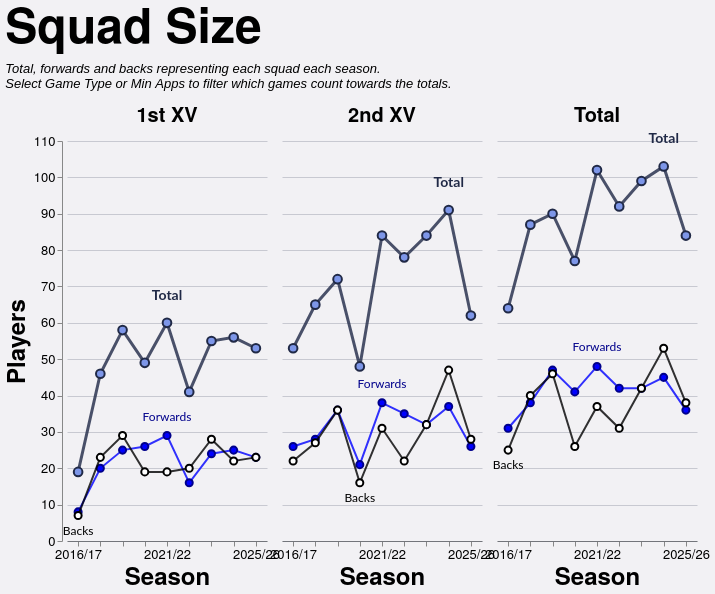

Describe this chart as a Vega-Lite specification.
### Vega-Lite specification from a JSON file in a GitHub repository (floating-point values rounded to 4 significant figures)
{"config": {"axis": {"labelFont": "PT Sans Narrow, Helvetica Neue, Helvetica, Arial, sans-serif", "titleFont": "PT Sans Narrow, Helvetica Neue, Helvetica, Arial, sans-serif", "labelFontSize": 13, "titleFontSize": 24, "gridColor": "#202947", "gridOpacity": 0.2, "zindex": 1}, "text": {"font": "Lato, sans-serif"}, "bar": {"cornerRadiusEnd": 5}, "header": {"labelFont": "PT Sans Narrow, Helvetica Neue, Helvetica, Arial, sans-serif", "titleFont": "PT Sans Narrow, Helvetica Neue, Helvetica, Arial, sans-serif", "labelFontSize": 24, "titleFontSize": 28, "labelFontWeight": "bold", "orient": "left"}, "legend": {"labelFont": "PT Sans Narrow, Helvetica Neue, Helvetica, Arial, sans-serif", "titleFont": "PT Sans Narrow, Helvetica Neue, Helvetica, Arial, sans-serif", "labelFontSize": 14, "titleFontSize": 16, "titlePadding": 5, "fillColor": "white", "strokeColor": "black", "padding": 10, "titleFontWeight": "lighter", "titleFontStyle": "italic", "titleColor": "gray", "offset": 10}, "title": {"font": "PT Sans Narrow, Helvetica Neue, Helvetica, Arial, sans-serif", "fontSize": 48, "fontWeight": "bold", "anchor": "start", "align": "center", "titlePadding": 20, "subtitlePadding": 10, "subtitleFontSize": 13, "subtitleColor": "", "subtitleFontStyle": "italic", "offset": 15, "color": "black"}, "axisX": {"labelAngle": 0}, "facet": {"title": null, "header": null, "align": {"row": "each", "column": "each"}}, "resolve": {"scale": {"y": "independent", "facet": "independent"}}, "background": "#f2f1f4", "scale": {"offsetBandPaddingOuter": 0.2, "offsetBandPaddingInner": 0.1}, "view": {"stroke": null, "background": "transparent"}}, "data": {"name": "data-58630023fdda22d0fd845cdcc22e986f"}, "facet": {"column": {"field": "squad", "header": {"labelExpr": "datum.value == 'Total' ? 'Total' : datum.value + ' XV'", "labelFontSize": 20, "labelPadding": 6}, "sort": ["1st", "2nd", "Total"], "title": null, "type": "nominal"}}, "spec": {"layer": [{"mark": {"type": "line", "color": "#202946", "opacity": 0.8, "point": {"filled": true, "color": "#7d96e8", "stroke": "#202946", "size": 75, "strokeWidth": 2}, "strokeWidth": 3}, "encoding": {"detail": [{"field": "unit", "type": "nominal"}], "tooltip": [{"field": "season", "title": "Season", "type": "ordinal"}, {"field": "squad", "title": "Squad", "type": "nominal"}, {"field": "unit", "title": "Unit", "type": "nominal"}, {"field": "players", "title": "Players", "type": "quantitative"}], "x": {"axis": {"labelAngle": 0, "labelOverlap": "parity"}, "field": "season", "sort": "ascending", "title": "Season", "type": "ordinal"}, "y": {"axis": {"tickMinStep": 1}, "field": "players", "scale": {"zero": true}, "title": "Players", "type": "quantitative"}}, "transform": [{"filter": "(datum.unit === 'Total')"}]}, {"mark": {"type": "line", "color": "blue", "opacity": 0.8, "point": {"filled": true, "color": "blue", "stroke": "darkblue", "size": 50, "strokeWidth": 2}, "strokeWidth": 2}, "encoding": {"detail": [{"field": "unit", "type": "nominal"}], "tooltip": [{"field": "season", "title": "Season", "type": "ordinal"}, {"field": "squad", "title": "Squad", "type": "nominal"}, {"field": "unit", "title": "Unit", "type": "nominal"}, {"field": "players", "title": "Players", "type": "quantitative"}], "x": {"axis": {"labelAngle": 0, "labelOverlap": "parity"}, "field": "season", "sort": "ascending", "title": "Season", "type": "ordinal"}, "y": {"axis": {"tickMinStep": 1}, "field": "players", "scale": {"zero": true}, "title": "Players", "type": "quantitative"}}, "transform": [{"filter": "(datum.unit === 'Forwards')"}]}, {"mark": {"type": "line", "color": "black", "opacity": 0.8, "point": {"filled": true, "color": "white", "stroke": "black", "size": 50, "strokeWidth": 2}, "strokeWidth": 2}, "encoding": {"detail": [{"field": "unit", "type": "nominal"}], "tooltip": [{"field": "season", "title": "Season", "type": "ordinal"}, {"field": "squad", "title": "Squad", "type": "nominal"}, {"field": "unit", "title": "Unit", "type": "nominal"}, {"field": "players", "title": "Players", "type": "quantitative"}], "x": {"axis": {"labelAngle": 0, "labelOverlap": "parity"}, "field": "season", "sort": "ascending", "title": "Season", "type": "ordinal"}, "y": {"axis": {"tickMinStep": 1}, "field": "players", "scale": {"zero": true}, "title": "Players", "type": "quantitative"}}, "transform": [{"filter": "(datum.unit === 'Backs')"}]}, {"mark": {"type": "text", "align": "center", "baseline": "bottom", "color": "#202946", "dx": 0, "dy": -20, "fontSize": 14, "fontWeight": "bold"}, "encoding": {"detail": [{"field": "unit", "type": "nominal"}], "text": {"value": "Total"}, "tooltip": [{"field": "season", "title": "Season", "type": "ordinal"}, {"field": "squad", "title": "Squad", "type": "nominal"}, {"field": "unit", "title": "Unit", "type": "nominal"}, {"field": "players", "title": "Players", "type": "quantitative"}], "x": {"field": "season", "type": "ordinal"}, "y": {"field": "players", "type": "quantitative"}}, "transform": [{"filter": "(datum.unit === 'Total')"}, {"calculate": "toNumber(split(datum.season, '/')[0])", "as": "season_order"}, {"joinaggregate": [{"op": "max", "field": "players", "as": "max_value"}, {"op": "min", "field": "players", "as": "min_value"}], "groupby": ["squad"]}, {"filter": "datum.players > 0"}, {"filter": "datum.players == datum.max_value"}, {"window": [{"op": "row_number", "field": "", "as": "rank"}], "groupby": ["squad"], "sort": [{"field": "season_order", "order": "descending"}]}, {"filter": "datum.rank == 1"}]}, {"mark": {"type": "text", "align": "center", "baseline": "bottom", "color": "darkblue", "dx": 0, "dy": -12, "fontSize": 12, "fontWeight": "normal"}, "encoding": {"detail": [{"field": "unit", "type": "nominal"}], "text": {"value": "Forwards"}, "tooltip": [{"field": "season", "title": "Season", "type": "ordinal"}, {"field": "squad", "title": "Squad", "type": "nominal"}, {"field": "unit", "title": "Unit", "type": "nominal"}, {"field": "players", "title": "Players", "type": "quantitative"}], "x": {"field": "season", "type": "ordinal"}, "y": {"field": "players", "type": "quantitative"}}, "transform": [{"filter": "(datum.unit === 'Forwards')"}, {"calculate": "toNumber(split(datum.season, '/')[0])", "as": "season_order"}, {"joinaggregate": [{"op": "max", "field": "players", "as": "max_value"}, {"op": "min", "field": "players", "as": "min_value"}], "groupby": ["squad"]}, {"filter": "datum.players > 0"}, {"filter": "datum.players == datum.max_value"}, {"window": [{"op": "row_number", "field": "", "as": "rank"}], "groupby": ["squad"], "sort": [{"field": "season_order", "order": "descending"}]}, {"filter": "datum.rank == 1"}]}, {"mark": {"type": "text", "align": "center", "baseline": "top", "color": "black", "dx": 0, "dy": 10, "fontSize": 12, "fontWeight": "normal"}, "encoding": {"detail": [{"field": "unit", "type": "nominal"}], "text": {"value": "Backs"}, "tooltip": [{"field": "season", "title": "Season", "type": "ordinal"}, {"field": "squad", "title": "Squad", "type": "nominal"}, {"field": "unit", "title": "Unit", "type": "nominal"}, {"field": "players", "title": "Players", "type": "quantitative"}], "x": {"field": "season", "type": "ordinal"}, "y": {"field": "players", "type": "quantitative"}}, "transform": [{"filter": "(datum.unit === 'Backs')"}, {"calculate": "toNumber(split(datum.season, '/')[0])", "as": "season_order"}, {"joinaggregate": [{"op": "max", "field": "players", "as": "max_value"}, {"op": "min", "field": "players", "as": "min_value"}], "groupby": ["squad"]}, {"filter": "datum.players > 0"}, {"filter": "datum.players == datum.min_value"}, {"window": [{"op": "row_number", "field": "", "as": "rank"}], "groupby": ["squad"], "sort": [{"field": "season_order", "order": "descending"}]}, {"filter": "datum.rank == 1"}]}, {"mark": {"type": "point", "color": "#7d96e8", "filled": true, "size": 250, "stroke": "#202946", "strokeWidth": 3}, "encoding": {"detail": [{"field": "unit", "type": "nominal"}], "tooltip": [{"field": "season", "title": "Season", "type": "ordinal"}, {"field": "squad", "title": "Squad", "type": "nominal"}, {"field": "unit", "title": "Unit", "type": "nominal"}, {"field": "players", "title": "Players", "type": "quantitative"}], "x": {"axis": {"labelAngle": 0, "labelOverlap": "parity"}, "field": "season", "sort": "ascending", "title": "Season", "type": "ordinal"}, "y": {"axis": {"tickMinStep": 1}, "field": "players", "scale": {"zero": true}, "title": "Players", "type": "quantitative"}}, "transform": [{"filter": "datum.unit === 'Total' && datum.isSelected"}]}, {"mark": {"type": "point", "color": "blue", "filled": true, "size": 180, "stroke": "darkblue", "strokeWidth": 3}, "encoding": {"detail": [{"field": "unit", "type": "nominal"}], "tooltip": [{"field": "season", "title": "Season", "type": "ordinal"}, {"field": "squad", "title": "Squad", "type": "nominal"}, {"field": "unit", "title": "Unit", "type": "nominal"}, {"field": "players", "title": "Players", "type": "quantitative"}], "x": {"axis": {"labelAngle": 0, "labelOverlap": "parity"}, "field": "season", "sort": "ascending", "title": "Season", "type": "ordinal"}, "y": {"axis": {"tickMinStep": 1}, "field": "players", "scale": {"zero": true}, "title": "Players", "type": "quantitative"}}, "transform": [{"filter": "datum.unit === 'Forwards' && datum.isSelected"}]}, {"mark": {"type": "point", "color": "white", "filled": true, "size": 180, "stroke": "black", "strokeWidth": 3}, "encoding": {"detail": [{"field": "unit", "type": "nominal"}], "tooltip": [{"field": "season", "title": "Season", "type": "ordinal"}, {"field": "squad", "title": "Squad", "type": "nominal"}, {"field": "unit", "title": "Unit", "type": "nominal"}, {"field": "players", "title": "Players", "type": "quantitative"}], "x": {"axis": {"labelAngle": 0, "labelOverlap": "parity"}, "field": "season", "sort": "ascending", "title": "Season", "type": "ordinal"}, "y": {"axis": {"tickMinStep": 1}, "field": "players", "scale": {"zero": true}, "title": "Players", "type": "quantitative"}}, "transform": [{"filter": "datum.unit === 'Backs' && datum.isSelected"}]}], "height": 400, "width": 200}, "spacing": 10, "title": {"text": "Squad Size", "subtitle": ["Total, forwards and backs representing each squad each season.", "Select Game Type or Min Apps to filter which games count towards the totals."]}, "$schema": "https://vega.github.io/schema/vega-lite/v5.20.1.json", "datasets": {"data-58630023fdda22d0fd845cdcc22e986f": [{"season": "2016/17", "squad": "1st", "unit": "Backs", "players": 7}, {"season": "2016/17", "squad": "1st", "unit": "Forwards", "players": 8}, {"season": "2016/17", "squad": "1st", "unit": "Total", "players": 19}, {"season": "2016/17", "squad": "2nd", "unit": "Backs", "players": 22}, {"season": "2016/17", "squad": "2nd", "unit": "Forwards", "players": 26}, {"season": "2016/17", "squad": "2nd", "unit": "Total", "players": 53}, {"season": "2016/17", "squad": "Total", "unit": "Backs", "players": 25}, {"season": "2016/17", "squad": "Total", "unit": "Forwards", "players": 31}, {"season": "2016/17", "squad": "Total", "unit": "Total", "players": 64}, {"season": "2017/18", "squad": "1st", "unit": "Backs", "players": 23}, {"season": "2017/18", "squad": "1st", "unit": "Forwards", "players": 20}, {"season": "2017/18", "squad": "1st", "unit": "Total", "players": 46}, {"season": "2017/18", "squad": "2nd", "unit": "Backs", "players": 27}, {"season": "2017/18", "squad": "2nd", "unit": "Forwards", "players": 28}, {"season": "2017/18", "squad": "2nd", "unit": "Total", "players": 65}, {"season": "2017/18", "squad": "Total", "unit": "Backs", "players": 40}, {"season": "2017/18", "squad": "Total", "unit": "Forwards", "players": 38}, {"season": "2017/18", "squad": "Total", "unit": "Total", "players": 87}, {"season": "2018/19", "squad": "1st", "unit": "Backs", "players": 29}, {"season": "2018/19", "squad": "1st", "unit": "Forwards", "players": 25}, {"season": "2018/19", "squad": "1st", "unit": "Total", "players": 58}, {"season": "2018/19", "squad": "2nd", "unit": "Backs", "players": 36}, {"season": "2018/19", "squad": "2nd", "unit": "Forwards", "players": 36}, {"season": "2018/19", "squad": "2nd", "unit": "Total", "players": 72}, {"season": "2018/19", "squad": "Total", "unit": "Backs", "players": 46}, {"season": "2018/19", "squad": "Total", "unit": "Forwards", "players": 47}, {"season": "2018/19", "squad": "Total", "unit": "Total", "players": 90}, {"season": "2019/20", "squad": "1st", "unit": "Backs", "players": 19}, {"season": "2019/20", "squad": "1st", "unit": "Forwards", "players": 26}, {"season": "2019/20", "squad": "1st", "unit": "Total", "players": 49}, {"season": "2019/20", "squad": "2nd", "unit": "Backs", "players": 16}, {"season": "2019/20", "squad": "2nd", "unit": "Forwards", "players": 21}, {"season": "2019/20", "squad": "2nd", "unit": "Total", "players": 48}, {"season": "2019/20", "squad": "Total", "unit": "Backs", "players": 26}, {"season": "2019/20", "squad": "Total", "unit": "Forwards", "players": 41}, {"season": "2019/20", "squad": "Total", "unit": "Total", "players": 77}, {"season": "2021/22", "squad": "1st", "unit": "Backs", "players": 19}, {"season": "2021/22", "squad": "1st", "unit": "Forwards", "players": 29}, {"season": "2021/22", "squad": "1st", "unit": "Total", "players": 60}, {"season": "2021/22", "squad": "2nd", "unit": "Backs", "players": 31}, {"season": "2021/22", "squad": "2nd", "unit": "Forwards", "players": 38}, {"season": "2021/22", "squad": "2nd", "unit": "Total", "players": 84}, {"season": "2021/22", "squad": "Total", "unit": "Backs", "players": 37}, {"season": "2021/22", "squad": "Total", "unit": "Forwards", "players": 48}, {"season": "2021/22", "squad": "Total", "unit": "Total", "players": 102}, {"season": "2022/23", "squad": "1st", "unit": "Backs", "players": 20}, {"season": "2022/23", "squad": "1st", "unit": "Forwards", "players": 16}, {"season": "2022/23", "squad": "1st", "unit": "Total", "players": 41}, {"season": "2022/23", "squad": "2nd", "unit": "Backs", "players": 22}, {"season": "2022/23", "squad": "2nd", "unit": "Forwards", "players": 35}, {"season": "2022/23", "squad": "2nd", "unit": "Total", "players": 78}, {"season": "2022/23", "squad": "Total", "unit": "Backs", "players": 31}, {"season": "2022/23", "squad": "Total", "unit": "Forwards", "players": 42}, {"season": "2022/23", "squad": "Total", "unit": "Total", "players": 92}, {"season": "2023/24", "squad": "1st", "unit": "Backs", "players": 28}, {"season": "2023/24", "squad": "1st", "unit": "Forwards", "players": 24}, {"season": "2023/24", "squad": "1st", "unit": "Total", "players": 55}, {"season": "2023/24", "squad": "2nd", "unit": "Backs", "players": 32}, {"season": "2023/24", "squad": "2nd", "unit": "Forwards", "players": 32}, {"season": "2023/24", "squad": "2nd", "unit": "Total", "players": 84}, {"season": "2023/24", "squad": "Total", "unit": "Backs", "players": 42}, {"season": "2023/24", "squad": "Total", "unit": "Forwards", "players": 42}, {"season": "2023/24", "squad": "Total", "unit": "Total", "players": 99}, {"season": "2024/25", "squad": "1st", "unit": "Backs", "players": 22}, {"season": "2024/25", "squad": "1st", "unit": "Forwards", "players": 25}, {"season": "2024/25", "squad": "1st", "unit": "Total", "players": 56}, {"season": "2024/25", "squad": "2nd", "unit": "Backs", "players": 47}, {"season": "2024/25", "squad": "2nd", "unit": "Forwards", "players": 37}, {"season": "2024/25", "squad": "2nd", "unit": "Total", "players": 91}, {"season": "2024/25", "squad": "Total", "unit": "Backs", "players": 53}, {"season": "2024/25", "squad": "Total", "unit": "Forwards", "players": 45}, {"season": "2024/25", "squad": "Total", "unit": "Total", "players": 103}, {"season": "2025/26", "squad": "1st", "unit": "Backs", "players": 23}, {"season": "2025/26", "squad": "1st", "unit": "Forwards", "players": 23}, {"season": "2025/26", "squad": "1st", "unit": "Total", "players": 53}, {"season": "2025/26", "squad": "2nd", "unit": "Backs", "players": 28}, {"season": "2025/26", "squad": "2nd", "unit": "Forwards", "players": 26}, {"season": "2025/26", "squad": "2nd", "unit": "Total", "players": 62}, {"season": "2025/26", "squad": "Total", "unit": "Backs", "players": 38}, {"season": "2025/26", "squad": "Total", "unit": "Forwards", "players": 36}, {"season": "2025/26", "squad": "Total", "unit": "Total", "players": 84}]}}
